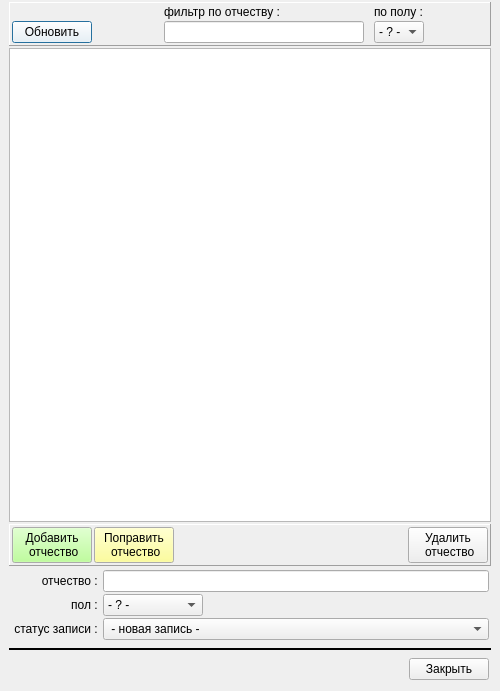
<?xml version="1.0" encoding="UTF-8"?>
<ui version="4.0">
 <class>namepat_to_sex_wnd</class>
 <widget class="QDialog" name="namepat_to_sex_wnd">
  <property name="geometry">
   <rect>
    <x>0</x>
    <y>0</y>
    <width>500</width>
    <height>691</height>
   </rect>
  </property>
  <property name="minimumSize">
   <size>
    <width>500</width>
    <height>0</height>
   </size>
  </property>
  <property name="windowTitle">
   <string>Справочник отчеств</string>
  </property>
  <layout class="QVBoxLayout" name="verticalLayout">
   <property name="spacing">
    <number>2</number>
   </property>
   <property name="leftMargin">
    <number>9</number>
   </property>
   <property name="topMargin">
    <number>2</number>
   </property>
   <property name="rightMargin">
    <number>9</number>
   </property>
   <property name="bottomMargin">
    <number>9</number>
   </property>
   <item>
    <widget class="QFrame" name="frame">
     <property name="frameShape">
      <enum>QFrame::Panel</enum>
     </property>
     <property name="frameShadow">
      <enum>QFrame::Raised</enum>
     </property>
     <layout class="QGridLayout" name="gridLayout">
      <property name="leftMargin">
       <number>2</number>
      </property>
      <property name="topMargin">
       <number>2</number>
      </property>
      <property name="rightMargin">
       <number>2</number>
      </property>
      <property name="bottomMargin">
       <number>2</number>
      </property>
      <property name="horizontalSpacing">
       <number>10</number>
      </property>
      <property name="verticalSpacing">
       <number>2</number>
      </property>
      <item row="0" column="4">
       <widget class="QLabel" name="label_7">
        <property name="text">
         <string>по полу : </string>
        </property>
        <property name="alignment">
         <set>Qt::AlignLeading|Qt::AlignLeft|Qt::AlignVCenter</set>
        </property>
       </widget>
      </item>
      <item row="0" column="2">
       <widget class="QLabel" name="label_5">
        <property name="minimumSize">
         <size>
          <width>200</width>
          <height>0</height>
         </size>
        </property>
        <property name="text">
         <string>фильтр по отчеству : </string>
        </property>
        <property name="alignment">
         <set>Qt::AlignLeading|Qt::AlignLeft|Qt::AlignVCenter</set>
        </property>
       </widget>
      </item>
      <item row="1" column="0">
       <widget class="QPushButton" name="bn_refresh">
        <property name="palette">
         <palette>
          <active>
           <colorrole role="Button">
            <brush brushstyle="SolidPattern">
             <color alpha="255">
              <red>255</red>
              <green>255</green>
              <blue>255</blue>
             </color>
            </brush>
           </colorrole>
          </active>
          <inactive>
           <colorrole role="Button">
            <brush brushstyle="SolidPattern">
             <color alpha="255">
              <red>255</red>
              <green>255</green>
              <blue>255</blue>
             </color>
            </brush>
           </colorrole>
          </inactive>
          <disabled>
           <colorrole role="Button">
            <brush brushstyle="SolidPattern">
             <color alpha="255">
              <red>255</red>
              <green>255</green>
              <blue>255</blue>
             </color>
            </brush>
           </colorrole>
          </disabled>
         </palette>
        </property>
        <property name="text">
         <string>Обновить</string>
        </property>
        <property name="icon">
         <iconset resource="_inko_pol2_res.qrc">
          <normaloff>:/refresh.png</normaloff>:/refresh.png</iconset>
        </property>
       </widget>
      </item>
      <item row="1" column="2">
       <widget class="QLineEdit" name="ln_namepat_filter">
        <property name="minimumSize">
         <size>
          <width>200</width>
          <height>0</height>
         </size>
        </property>
       </widget>
      </item>
      <item row="1" column="4">
       <widget class="QComboBox" name="combo_sex_filter">
        <property name="maximumSize">
         <size>
          <width>50</width>
          <height>16777215</height>
         </size>
        </property>
        <item>
         <property name="text">
          <string>- ? -</string>
         </property>
        </item>
        <item>
         <property name="text">
          <string>М</string>
         </property>
        </item>
        <item>
         <property name="text">
          <string>Ж</string>
         </property>
        </item>
       </widget>
      </item>
      <item row="1" column="6">
       <spacer name="horizontalSpacer_6">
        <property name="orientation">
         <enum>Qt::Horizontal</enum>
        </property>
        <property name="sizeHint" stdset="0">
         <size>
          <width>40</width>
          <height>20</height>
         </size>
        </property>
       </spacer>
      </item>
      <item row="1" column="1">
       <spacer name="horizontalSpacer_5">
        <property name="orientation">
         <enum>Qt::Horizontal</enum>
        </property>
        <property name="sizeHint" stdset="0">
         <size>
          <width>40</width>
          <height>20</height>
         </size>
        </property>
       </spacer>
      </item>
     </layout>
    </widget>
   </item>
   <item>
    <widget class="QTableView" name="tableView">
     <property name="selectionMode">
      <enum>QAbstractItemView::SingleSelection</enum>
     </property>
     <property name="selectionBehavior">
      <enum>QAbstractItemView::SelectRows</enum>
     </property>
     <attribute name="horizontalHeaderMinimumSectionSize">
      <number>20</number>
     </attribute>
     <attribute name="verticalHeaderDefaultSectionSize">
      <number>20</number>
     </attribute>
    </widget>
   </item>
   <item>
    <widget class="QFrame" name="frame_2">
     <property name="frameShape">
      <enum>QFrame::Panel</enum>
     </property>
     <property name="frameShadow">
      <enum>QFrame::Raised</enum>
     </property>
     <layout class="QHBoxLayout" name="horizontalLayout_2">
      <property name="spacing">
       <number>2</number>
      </property>
      <property name="leftMargin">
       <number>2</number>
      </property>
      <property name="topMargin">
       <number>2</number>
      </property>
      <property name="rightMargin">
       <number>2</number>
      </property>
      <property name="bottomMargin">
       <number>2</number>
      </property>
      <item>
       <widget class="QPushButton" name="bn_add_namepat">
        <property name="palette">
         <palette>
          <active>
           <colorrole role="Button">
            <brush brushstyle="SolidPattern">
             <color alpha="255">
              <red>170</red>
              <green>255</green>
              <blue>127</blue>
             </color>
            </brush>
           </colorrole>
          </active>
          <inactive>
           <colorrole role="Button">
            <brush brushstyle="SolidPattern">
             <color alpha="255">
              <red>170</red>
              <green>255</green>
              <blue>127</blue>
             </color>
            </brush>
           </colorrole>
          </inactive>
          <disabled>
           <colorrole role="Button">
            <brush brushstyle="SolidPattern">
             <color alpha="255">
              <red>170</red>
              <green>255</green>
              <blue>127</blue>
             </color>
            </brush>
           </colorrole>
          </disabled>
         </palette>
        </property>
        <property name="text">
         <string>Добавить
 отчество</string>
        </property>
       </widget>
      </item>
      <item>
       <widget class="QPushButton" name="bn_edit_namepat">
        <property name="palette">
         <palette>
          <active>
           <colorrole role="Button">
            <brush brushstyle="SolidPattern">
             <color alpha="255">
              <red>255</red>
              <green>255</green>
              <blue>127</blue>
             </color>
            </brush>
           </colorrole>
          </active>
          <inactive>
           <colorrole role="Button">
            <brush brushstyle="SolidPattern">
             <color alpha="255">
              <red>255</red>
              <green>255</green>
              <blue>127</blue>
             </color>
            </brush>
           </colorrole>
          </inactive>
          <disabled>
           <colorrole role="Button">
            <brush brushstyle="SolidPattern">
             <color alpha="255">
              <red>255</red>
              <green>255</green>
              <blue>127</blue>
             </color>
            </brush>
           </colorrole>
          </disabled>
         </palette>
        </property>
        <property name="text">
         <string>Поправить
 отчество</string>
        </property>
       </widget>
      </item>
      <item>
       <spacer name="horizontalSpacer_2">
        <property name="orientation">
         <enum>Qt::Horizontal</enum>
        </property>
        <property name="sizeHint" stdset="0">
         <size>
          <width>40</width>
          <height>20</height>
         </size>
        </property>
       </spacer>
      </item>
      <item>
       <widget class="QPushButton" name="bn_delete_namepat">
        <property name="text">
         <string>Удалить
 отчество</string>
        </property>
       </widget>
      </item>
     </layout>
    </widget>
   </item>
   <item>
    <layout class="QFormLayout" name="formLayout">
     <property name="verticalSpacing">
      <number>2</number>
     </property>
     <property name="leftMargin">
      <number>2</number>
     </property>
     <property name="topMargin">
      <number>2</number>
     </property>
     <property name="rightMargin">
      <number>2</number>
     </property>
     <property name="bottomMargin">
      <number>2</number>
     </property>
     <item row="0" column="0">
      <widget class="QLabel" name="label">
       <property name="minimumSize">
        <size>
         <width>90</width>
         <height>0</height>
        </size>
       </property>
       <property name="text">
        <string>отчество : </string>
       </property>
       <property name="alignment">
        <set>Qt::AlignRight|Qt::AlignTrailing|Qt::AlignVCenter</set>
       </property>
      </widget>
     </item>
     <item row="0" column="1">
      <widget class="QLineEdit" name="ln_namepat"/>
     </item>
     <item row="1" column="0">
      <widget class="QLabel" name="label_2">
       <property name="minimumSize">
        <size>
         <width>90</width>
         <height>0</height>
        </size>
       </property>
       <property name="text">
        <string>пол : </string>
       </property>
       <property name="alignment">
        <set>Qt::AlignRight|Qt::AlignTrailing|Qt::AlignVCenter</set>
       </property>
      </widget>
     </item>
     <item row="1" column="1">
      <widget class="QComboBox" name="combo_sex">
       <property name="maximumSize">
        <size>
         <width>100</width>
         <height>16777215</height>
        </size>
       </property>
       <item>
        <property name="text">
         <string>- ? -</string>
        </property>
       </item>
       <item>
        <property name="text">
         <string>М</string>
        </property>
       </item>
       <item>
        <property name="text">
         <string>Ж</string>
        </property>
       </item>
      </widget>
     </item>
     <item row="2" column="0">
      <widget class="QLabel" name="label_3">
       <property name="minimumSize">
        <size>
         <width>90</width>
         <height>0</height>
        </size>
       </property>
       <property name="text">
        <string>статус записи : </string>
       </property>
       <property name="alignment">
        <set>Qt::AlignRight|Qt::AlignTrailing|Qt::AlignVCenter</set>
       </property>
      </widget>
     </item>
     <item row="2" column="1">
      <widget class="QComboBox" name="combo_status">
       <property name="minimumSize">
        <size>
         <width>150</width>
         <height>0</height>
        </size>
       </property>
       <item>
        <property name="text">
         <string> - новая запись - </string>
        </property>
       </item>
       <item>
        <property name="text">
         <string>уже есть в ТФОМС</string>
        </property>
       </item>
      </widget>
     </item>
    </layout>
   </item>
   <item>
    <widget class="Line" name="line_3">
     <property name="minimumSize">
      <size>
       <width>0</width>
       <height>10</height>
      </size>
     </property>
     <property name="frameShadow">
      <enum>QFrame::Plain</enum>
     </property>
     <property name="lineWidth">
      <number>2</number>
     </property>
     <property name="orientation">
      <enum>Qt::Horizontal</enum>
     </property>
    </widget>
   </item>
   <item>
    <layout class="QHBoxLayout" name="horizontalLayout_4">
     <property name="spacing">
      <number>2</number>
     </property>
     <property name="leftMargin">
      <number>2</number>
     </property>
     <property name="topMargin">
      <number>2</number>
     </property>
     <property name="rightMargin">
      <number>2</number>
     </property>
     <property name="bottomMargin">
      <number>2</number>
     </property>
     <item>
      <spacer name="horizontalSpacer_3">
       <property name="orientation">
        <enum>Qt::Horizontal</enum>
       </property>
       <property name="sizeHint" stdset="0">
        <size>
         <width>40</width>
         <height>20</height>
        </size>
       </property>
      </spacer>
     </item>
     <item>
      <widget class="QPushButton" name="bn_close">
       <property name="text">
        <string>Закрыть</string>
       </property>
      </widget>
     </item>
    </layout>
   </item>
  </layout>
 </widget>
 <resources>
  <include location="_inko_pol2_res.qrc"/>
 </resources>
 <connections/>
</ui>
